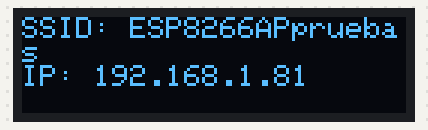
The program below on a simulated ESP8266 (Wemos D1 mini). Shown: 128×32 one-colour display. Storage starts empty; what the program prints to the serial monitor is not drawn.

Above: at 0.2 s.

The program:

main.cpp
```cpp
#include <Arduino.h>
#include <ESP8266WiFi.h>
#include <ESPAsyncTCP.h>
#include <ESPAsyncWebServer.h>
#include <Wire.h>
#include <Adafruit_SSD1306.h>
#include <LittleFS.h>


const char* ssid = "ESP8266APpruebas";
const char* password = "digitalcodesign";

AsyncWebServer server(80);


IPAddress local_IP(192, 168, 1, 81);
IPAddress gateway(192, 168, 1, 1);
IPAddress subnet(255, 255, 0, 0);

#define SCREEN_WIDTH 128
#define SCREEN_HEIGHT 32
Adafruit_SSD1306 display(SCREEN_WIDTH, SCREEN_HEIGHT, &Wire, -1);

void initFS() {
if (!LittleFS.begin()) {
Serial.println("An error has occurred while mounting LittleFS");
}
else{
Serial.println("LittleFS mounted successfully");
}
}


void initAP() {
  WiFi.mode(WIFI_AP);
  WiFi.softAPConfig(local_IP, gateway, subnet);
  WiFi.softAP(ssid, password);
}


void setup() {

  Serial.begin(115200);
  Serial.println("Iniciando ESP8266 como Access Point...");

  if(!display.begin(SSD1306_SWITCHCAPVCC, 0x3C)) {
  Serial.println(F("No se pudo iniciar la pantalla OLED"));
  for(;;);
  }

  display.clearDisplay();
  display.display();

  display.setTextSize(1);
  display.setTextColor(SSD1306_WHITE);
  display.setCursor(0,0);
  display.println("Iniciando AP");
  display.display();


  initAP();
  initFS();

  display.clearDisplay();
  display.display();

  Serial.print("Iniciado AP ");
  Serial.println(ssid);
  Serial.print("IP address:\t");
  Serial.println(WiFi.softAPIP());

  display.setCursor(0,0);
  display.println("SSID: " + String(ssid));
  display.println("IP: " + WiFi.softAPIP().toString());
  display.display();


  server.on("/", HTTP_GET, [](AsyncWebServerRequest *request){
  request->send(LittleFS, "/index.html", "text/html");
  });

  server.on("/style.css", HTTP_GET, [](AsyncWebServerRequest *request){
  request->send(LittleFS, "/style.css", "text/css");
  });

  server.begin();

}
void loop() {

}
```
